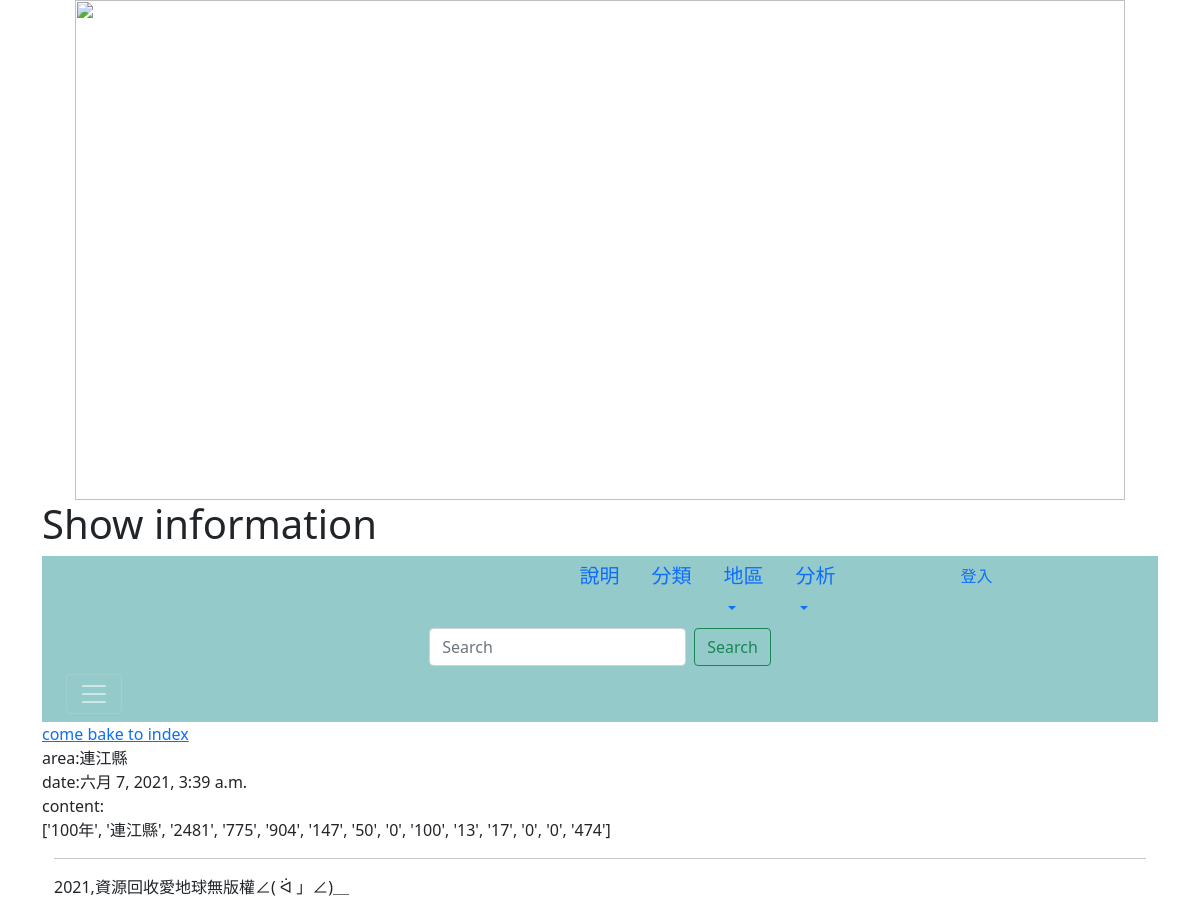
Page /show61/ on the committed database.
### mysite/models.py (models this page shows, shortened)
class Post(models.Model):
    year = models.CharField(max_length=200)
    title = models.CharField(max_length=200)
    body = models.TextField()
    pub_date = models.DateTimeField(default=timezone.now)
    class Meta:
        ordering = ('-pub_date',)

### mysite/views.py (the view)
# urls.py: path('show<int:id>/', show),
def show(request, id):
	try:
		target=Post.objects.get(id=id)
	except:
		return redirect("/")
	return render(request, "showpost.html", locals())

### templates/showpost.html (shortened to what this page needs)
{% extends "base.html" %}
{% block headmessage %} <h1>Show information</h1> {% endblock %}
{% block content %}
<a href="/">come bake to index</a><br>
area:{{target.title}}<br>
date:{{target.pub_date}}<br>
content:<br>
{{target.body}}
{% endblock %}

### rows in the picture
Post: title "連江縣", pub_date "六月 7, 2021, 3:39 a.m.", body "['100年', '連江縣', '2481', '775', '904', '147', '50', '0', '100', '13', '17', '0', '0', '474']"
